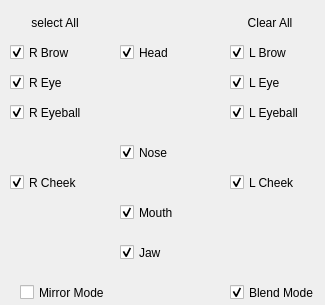
       <widget class="QRLContainer" name="qtFullDummyFrame" native="true">
        <property name="enabled">
         <bool>true</bool>
        </property>
        <property name="minimumSize">
         <size>
          <width>325</width>
          <height>305</height>
         </size>
        </property>
        <property name="maximumSize">
         <size>
          <width>255</width>
          <height>305</height>
         </size>
        </property>
        <property name="autoFillBackground">
         <bool>false</bool>
        </property>
        <property name="styleSheet">
         <string notr="true"/>
        </property>
        <widget class="QCheckBox" name="mask_blend_ckbox">
         <property name="geometry">
          <rect>
           <x>230</x>
           <y>280</y>
           <width>91</width>
           <height>25</height>
          </rect>
         </property>
         <property name="text">
          <string>Blend Mode</string>
         </property>
         <property name="checked">
          <bool>true</bool>
         </property>
        </widget>
        <widget class="QCheckBox" name="qtBrowL_ckbox">
         <property name="geometry">
          <rect>
           <x>230</x>
           <y>40</y>
           <width>73</width>
           <height>25</height>
          </rect>
         </property>
         <property name="text">
          <string>L Brow</string>
         </property>
         <property name="checked">
          <bool>true</bool>
         </property>
        </widget>
        <widget class="QCheckBox" name="qtBrowR_ckbox">
         <property name="geometry">
          <rect>
           <x>10</x>
           <y>40</y>
           <width>73</width>
           <height>25</height>
          </rect>
         </property>
         <property name="text">
          <string>R Brow</string>
         </property>
         <property name="checked">
          <bool>true</bool>
         </property>
        </widget>
        <widget class="QCheckBox" name="qtEyeL_ckbox">
         <property name="geometry">
          <rect>
           <x>230</x>
           <y>70</y>
           <width>73</width>
           <height>25</height>
          </rect>
         </property>
         <property name="text">
          <string>L Eye</string>
         </property>
         <property name="checked">
          <bool>true</bool>
         </property>
        </widget>
        <widget class="QCheckBox" name="qtEyeR_ckbox">
         <property name="geometry">
          <rect>
           <x>10</x>
           <y>70</y>
           <width>73</width>
           <height>25</height>
          </rect>
         </property>
         <property name="text">
          <string>R Eye</string>
         </property>
         <property name="checked">
          <bool>true</bool>
         </property>
        </widget>
        <widget class="QCheckBox" name="qtCheekL_ckbox">
         <property name="geometry">
          <rect>
           <x>230</x>
           <y>170</y>
           <width>73</width>
           <height>25</height>
          </rect>
         </property>
         <property name="text">
          <string>L Cheek</string>
         </property>
         <property name="checked">
          <bool>true</bool>
         </property>
        </widget>
        <widget class="QCheckBox" name="qtCheekR_ckbox">
         <property name="geometry">
          <rect>
           <x>10</x>
           <y>170</y>
           <width>73</width>
           <height>25</height>
          </rect>
         </property>
         <property name="text">
          <string>R Cheek</string>
         </property>
         <property name="checked">
          <bool>true</bool>
         </property>
        </widget>
        <widget class="QCheckBox" name="qtNose_ckbox">
         <property name="geometry">
          <rect>
           <x>120</x>
           <y>140</y>
           <width>73</width>
           <height>25</height>
          </rect>
         </property>
         <property name="text">
          <string>Nose</string>
         </property>
         <property name="checked">
          <bool>true</bool>
         </property>
        </widget>
        <widget class="QCheckBox" name="qtMouth_ckbox">
         <property name="geometry">
          <rect>
           <x>120</x>
           <y>200</y>
           <width>73</width>
           <height>25</height>
          </rect>
         </property>
         <property name="text">
          <string>Mouth</string>
         </property>
         <property name="checked">
          <bool>true</bool>
         </property>
        </widget>
        <widget class="QCheckBox" name="qtEyeballL_ckbox">
         <property name="geometry">
          <rect>
           <x>230</x>
           <y>100</y>
           <width>73</width>
           <height>25</height>
          </rect>
         </property>
         <property name="text">
          <string>L Eyeball</string>
         </property>
         <property name="checked">
          <bool>true</bool>
         </property>
        </widget>
        <widget class="QCheckBox" name="qtEyeballR_ckbox">
         <property name="geometry">
          <rect>
           <x>10</x>
           <y>100</y>
           <width>81</width>
           <height>25</height>
          </rect>
         </property>
         <property name="text">
          <string>R Eyeball</string>
         </property>
         <property name="checked">
          <bool>true</bool>
         </property>
        </widget>
        <widget class="QCheckBox" name="qtHead_ckbox">
         <property name="geometry">
          <rect>
           <x>120</x>
           <y>40</y>
           <width>73</width>
           <height>25</height>
          </rect>
         </property>
         <property name="text">
          <string>Head</string>
         </property>
         <property name="checked">
          <bool>true</bool>
         </property>
        </widget>
        <widget class="QToolButton" name="mask_selectAll_btn">
         <property name="geometry">
          <rect>
           <x>5</x>
           <y>10</y>
           <width>100</width>
           <height>25</height>
          </rect>
         </property>
         <property name="styleSheet">
          <string notr="true">border-radius:3px</string>
         </property>
         <property name="text">
          <string>select All</string>
         </property>
        </widget>
        <widget class="QToolButton" name="mask_clearAll_btn">
         <property name="geometry">
          <rect>
           <x>220</x>
           <y>10</y>
           <width>100</width>
           <height>25</height>
          </rect>
         </property>
         <property name="styleSheet">
          <string notr="true">border-radius:3px</string>
         </property>
         <property name="text">
          <string>Clear All</string>
         </property>
        </widget>
        <widget class="QCheckBox" name="qtJaw_ckbox">
         <property name="geometry">
          <rect>
           <x>120</x>
           <y>240</y>
           <width>73</width>
           <height>25</height>
          </rect>
         </property>
         <property name="text">
          <string>Jaw</string>
         </property>
         <property name="checked">
          <bool>true</bool>
         </property>
        </widget>
        <widget class="QCheckBox" name="mirror_ckbox">
         <property name="geometry">
          <rect>
           <x>20</x>
           <y>280</y>
           <width>91</width>
           <height>25</height>
          </rect>
         </property>
         <property name="text">
          <string>Mirror Mode</string>
         </property>
        </widget>
       </widget>
